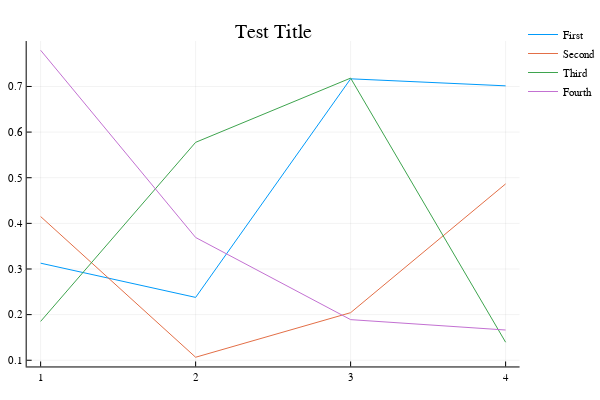

Source (notebook cell):
### Code cell
plotly()
plot(rand(4,4),title="Test Title",label=["First" "Second" "Third" "Fourth"])

### Figure 1 — Plotly figure (JSON) as saved in the notebook; plotly's stock layout.template omitted (floating-point values rounded to 4 significant figures)
{"data": [{"colorbar": {"title": ""}, "hoverinfo": "text", "legendgroup": "First", "line": {"color": "rgba(0, 154, 250, 1.000)", "dash": "solid", "shape": "linear", "width": 1}, "mode": "lines", "name": "First", "showlegend": true, "text": [null, null, null, null], "type": "scatter", "x": [1, 2, 3, 4], "xaxis": "x1", "y": [0.3127, 0.2378, 0.7168, 0.7014], "yaxis": "y1", "zmax": 0.1, "zmin": -0.1}, {"colorbar": {"title": ""}, "hoverinfo": "text", "legendgroup": "Second", "line": {"color": "rgba(227, 111, 71, 1.000)", "dash": "solid", "shape": "linear", "width": 1}, "mode": "lines", "name": "Second", "showlegend": true, "text": [null, null, null, null], "type": "scatter", "x": [1, 2, 3, 4], "xaxis": "x1", "y": [0.4149, 0.1066, 0.2043, 0.4865], "yaxis": "y1", "zmax": 0.1, "zmin": -0.1}, {"colorbar": {"title": ""}, "hoverinfo": "text", "legendgroup": "Third", "line": {"color": "rgba(62, 164, 78, 1.000)", "dash": "solid", "shape": "linear", "width": 1}, "mode": "lines", "name": "Third", "showlegend": true, "text": [null, null, null, null], "type": "scatter", "x": [1, 2, 3, 4], "xaxis": "x1", "y": [0.1851, 0.5776, 0.7183, 0.1395], "yaxis": "y1", "zmax": 0.1, "zmin": -0.1}, {"colorbar": {"title": ""}, "hoverinfo": "text", "legendgroup": "Fourth", "line": {"color": "rgba(195, 113, 210, 1.000)", "dash": "solid", "shape": "linear", "width": 1}, "mode": "lines", "name": "Fourth", "showlegend": true, "text": [null, null, null, null], "type": "scatter", "x": [1, 2, 3, 4], "xaxis": "x1", "y": [0.7793, 0.369, 0.189, 0.1663], "yaxis": "y1", "zmax": 0.1, "zmin": -0.1}], "layout": {"annotations": [{"font": {"color": "rgba(0, 0, 0, 1.000)", "family": "sans-serif", "size": 20}, "rotation": 0, "showarrow": false, "text": "Test Title", "x": 0.5222, "xanchor": "center", "xref": "paper", "y": 1, "yanchor": "top", "yref": "paper"}], "height": 400, "legend": {"bgcolor": "rgba(255, 255, 255, 1.000)", "bordercolor": "rgba(0, 0, 0, 1.000)", "font": {"color": "rgba(0, 0, 0, 1.000)", "family": "sans-serif", "size": 11}, "tracegroupgap": 0, "x": 1, "y": 1}, "margin": {"b": 20, "l": 0, "r": 0, "t": 20}, "paper_bgcolor": "rgba(255, 255, 255, 1.000)", "plot_bgcolor": "rgba(255, 255, 255, 1.000)", "showlegend": true, "width": 600, "xaxis": {"anchor": "y1", "domain": [0.05101, 0.9934], "gridcolor": "rgba(0, 0, 0, 0.100)", "gridwidth": 0.5, "linecolor": "rgba(0, 0, 0, 1.000)", "mirror": false, "range": [0.91, 4.09], "showgrid": true, "showline": true, "showticklabels": true, "tickangle": 0, "tickcolor": "rgb(0, 0, 0)", "tickfont": {"color": "rgba(0, 0, 0, 1.000)", "family": "sans-serif", "size": 11}, "tickmode": "array", "ticks": "inside", "ticktext": ["1", "2", "3", "4"], "tickvals": [1, 2, 3, 4], "title": "", "titlefont": {"color": "rgba(0, 0, 0, 1.000)", "family": "sans-serif", "size": 15}, "type": "-", "visible": true, "zeroline": false, "zerolinecolor": "rgba(0, 0, 0, 1.000)"}, "yaxis": {"anchor": "x1", "domain": [0.03762, 0.9415], "gridcolor": "rgba(0, 0, 0, 0.100)", "gridwidth": 0.5, "linecolor": "rgba(0, 0, 0, 1.000)", "mirror": false, "range": [0.08642, 0.7995], "showgrid": true, "showline": true, "showticklabels": true, "tickangle": 0, "tickcolor": "rgb(0, 0, 0)", "tickfont": {"color": "rgba(0, 0, 0, 1.000)", "family": "sans-serif", "size": 11}, "tickmode": "array", "ticks": "inside", "ticktext": ["0.1", "0.2", "0.3", "0.4", "0.5", "0.6", "0.7"], "tickvals": [0.1, 0.2, 0.3, 0.4, 0.5, 0.6, 0.7], "title": "", "titlefont": {"color": "rgba(0, 0, 0, 1.000)", "family": "sans-serif", "size": 15}, "type": "-", "visible": true, "zeroline": false, "zerolinecolor": "rgba(0, 0, 0, 1.000)"}}}
